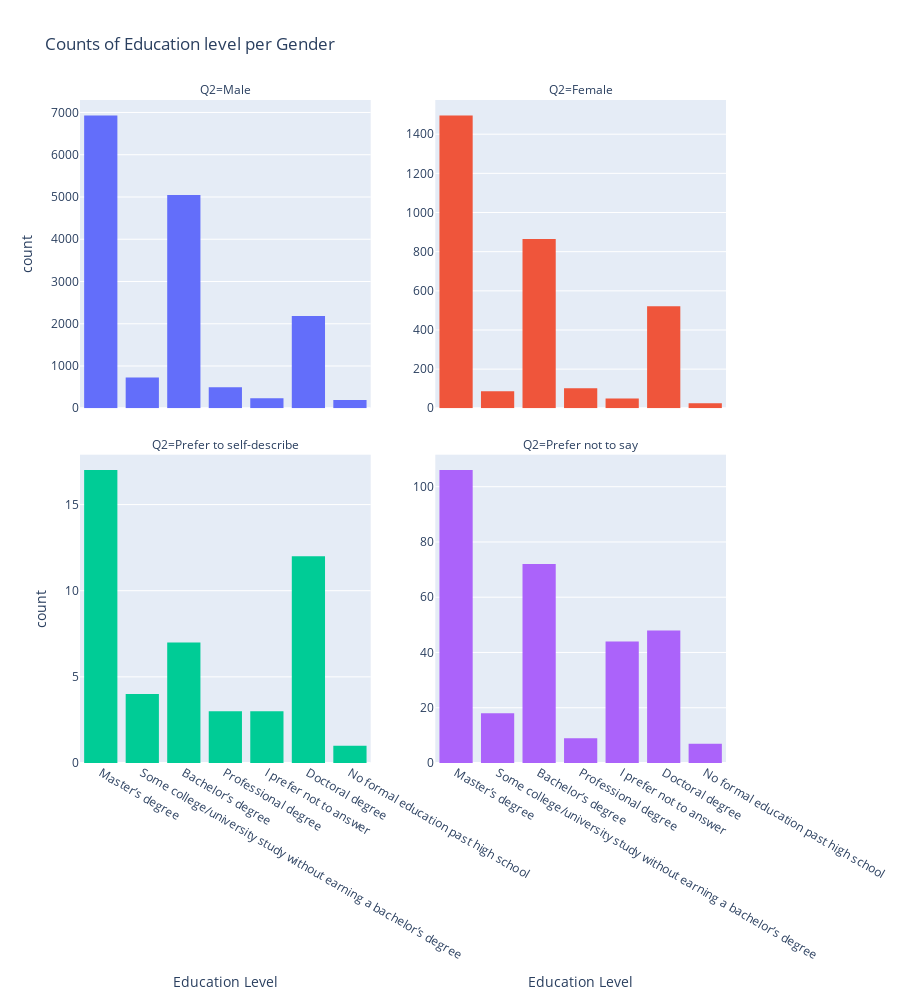

Notebook cell for this chart:
### Markdown cell above
Stwórzmy kolejny diagram przedstawiający te same informacje, ale na 4 różnych wykresach (kolumna Q2 - gender ma być przedstawiona różnymi kolorami)

### Code cell
fig = px.histogram(df, "Q4", 
                   facet_col="Q2", 
                   color="Q2",
                   title="Counts of Education level per Gender",
                   labels={"Q4": "Education Level"},
                   height=1000, 
                   facet_col_wrap=2, 
                   facet_col_spacing=0.1,
                   )
fig.update_layout(showlegend=False, xaxis={'categoryorder':'total descending'})
fig.update_yaxes(matches=None, showticklabels=True)
# fig.update_xaxes(showticklabels=True)
fig.show()

### Figure 1 — Plotly figure (JSON) as saved in the notebook; plotly's stock layout.template omitted (floating-point values rounded to 4 significant figures; data arrays with more than 128 entries replaced by an {"elided": "..."} marker saying what was removed)
{"data": [{"alignmentgroup": "True", "bingroup": "x", "hovertemplate": "Q2=Male<br>Education Level=%{x}<br>count=%{y}<extra></extra>", "legendgroup": "Male", "marker": {"color": "#636efa", "pattern": {"shape": ""}}, "name": "Male", "offsetgroup": "Male", "orientation": "v", "showlegend": true, "type": "histogram", "x": {"elided": "16138 str values"}, "xaxis": "x3", "yaxis": "y3"}, {"alignmentgroup": "True", "bingroup": "x", "hovertemplate": "Q2=Female<br>Education Level=%{x}<br>count=%{y}<extra></extra>", "legendgroup": "Female", "marker": {"color": "#EF553B", "pattern": {"shape": ""}}, "name": "Female", "offsetgroup": "Female", "orientation": "v", "showlegend": true, "type": "histogram", "x": {"elided": "3212 str values"}, "xaxis": "x4", "yaxis": "y4"}, {"alignmentgroup": "True", "bingroup": "x", "hovertemplate": "Q2=Prefer to self-describe<br>Education Level=%{x}<br>count=%{y}<extra></extra>", "legendgroup": "Prefer to self-describe", "marker": {"color": "#00cc96", "pattern": {"shape": ""}}, "name": "Prefer to self-describe", "offsetgroup": "Prefer to self-describe", "orientation": "v", "showlegend": true, "type": "histogram", "x": ["Doctoral degree", "Doctoral degree", "Professional degree", "Master’s degree", "Doctoral degree", "Bachelor’s degree", "Bachelor’s degree", "Master’s degree", "Doctoral degree", "Some college/university study without earning a bachelor’s degree", "Professional degree", "Master’s degree", "Master’s degree", "Bachelor’s degree", "Bachelor’s degree", "Doctoral degree", "Doctoral degree", "Master’s degree", "Master’s degree", "Doctoral degree", "Master’s degree", "Master’s degree", "I prefer not to answer", "I prefer not to answer", "Master’s degree", "Doctoral degree", null, "Master’s degree", "Doctoral degree", "Doctoral degree", "Doctoral degree", "Some college/university study without earning a bachelor’s degree", "I prefer not to answer", null, "Master’s degree", "Bachelor’s degree", "Bachelor’s degree", "Some college/university study without earning a bachelor’s degree", "Master’s degree", "Professional degree", "Master’s degree", "Master’s degree", "No formal education past high school", "Some college/university study without earning a bachelor’s degree", "Master’s degree", "Bachelor’s degree", "Doctoral degree", "Master’s degree", "Master’s degree"], "xaxis": "x", "yaxis": "y"}, {"alignmentgroup": "True", "bingroup": "x", "hovertemplate": "Q2=Prefer not to say<br>Education Level=%{x}<br>count=%{y}<extra></extra>", "legendgroup": "Prefer not to say", "marker": {"color": "#ab63fa", "pattern": {"shape": ""}}, "name": "Prefer not to say", "offsetgroup": "Prefer not to say", "orientation": "v", "showlegend": true, "type": "histogram", "x": {"elided": "318 str values"}, "xaxis": "x2", "yaxis": "y2"}], "layout": {"annotations": [{"font": {}, "showarrow": false, "text": "Q2=Prefer to self-describe", "x": 0.225, "xanchor": "center", "xref": "paper", "y": 0.465, "yanchor": "bottom", "yref": "paper"}, {"font": {}, "showarrow": false, "text": "Q2=Prefer not to say", "x": 0.775, "xanchor": "center", "xref": "paper", "y": 0.465, "yanchor": "bottom", "yref": "paper"}, {"font": {}, "showarrow": false, "text": "Q2=Male", "x": 0.225, "xanchor": "center", "xref": "paper", "y": 1.0, "yanchor": "bottom", "yref": "paper"}, {"font": {}, "showarrow": false, "text": "Q2=Female", "x": 0.775, "xanchor": "center", "xref": "paper", "y": 1.0, "yanchor": "bottom", "yref": "paper"}], "barmode": "relative", "height": 1000, "legend": {"title": {"text": "Q2"}, "tracegroupgap": 0}, "showlegend": false, "title": {"text": "Counts of Education level per Gender"}, "xaxis": {"anchor": "y", "categoryorder": "total descending", "domain": [0, 0.45], "title": {"text": "Education Level"}}, "xaxis2": {"anchor": "y2", "domain": [0.55, 1], "matches": "x", "title": {"text": "Education Level"}}, "xaxis3": {"anchor": "y3", "domain": [0, 0.45], "matches": "x", "showticklabels": false}, "xaxis4": {"anchor": "y4", "domain": [0.55, 1], "matches": "x", "showticklabels": false}, "yaxis": {"anchor": "x", "domain": [0, 0.465], "showticklabels": true, "title": {"text": "count"}}, "yaxis2": {"anchor": "x2", "domain": [0, 0.465], "showticklabels": true}, "yaxis3": {"anchor": "x3", "domain": [0.535, 1.0], "showticklabels": true, "title": {"text": "count"}}, "yaxis4": {"anchor": "x4", "domain": [0.535, 1.0], "showticklabels": true}}}
